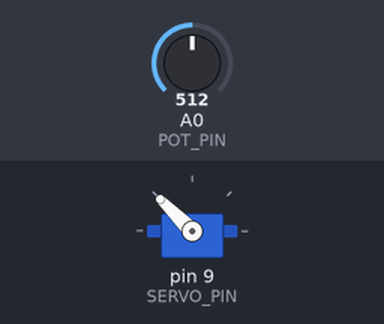
A sketch run on a simulated Arduino Uno, built with avr-gcc and run on an emulated ATmega328P. On the bench: servo. The test bench sets the inputs (shaded band); at power-on: A0 (POT_PIN) = 512. What the sketch prints to the serial monitor is not drawn.

Above: at 2.25 s.
2.3 s: A0 (POT_PIN) set to 716
At 2.45 s:
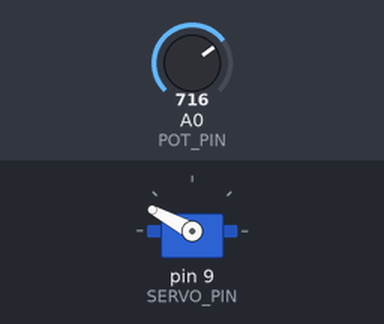
5.3 s: A0 (POT_PIN) set to 900
At 5.45 s:
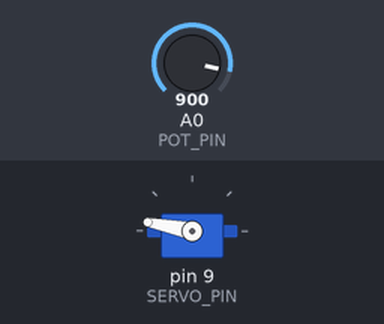
8.3 s: A0 (POT_PIN) set to 1023
At 8.56 s:
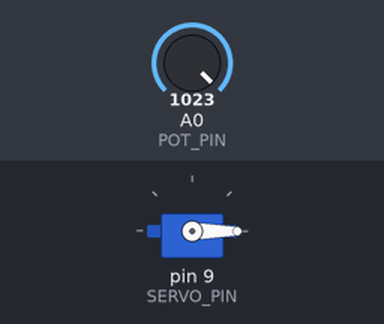
11.3 s: A0 (POT_PIN) set to 511
14.3 s: A0 (POT_PIN) set to 306
Timing chart, 0 to 18.3 s (numbered marks = the images above; inputs shaded):
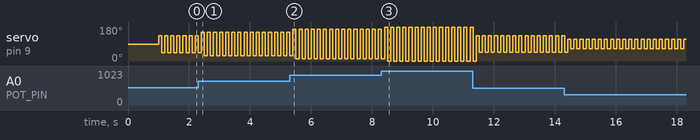

Measured:
- by itself, servo on pin 9 (SERVO_PIN): repeats every 0.20 s: 116° 0.10 s, 64° 0.10 s

The sketch:

ElephantMove____.ino
```cpp
/*
 * ElephantMove
 * 使用可變電阻控制伺服馬達震動幅度
 * 版本：2.0.0
 */

#include <Servo.h>

// 建立伺服馬達物件
Servo elephantServo;

// 定義連接腳位
const int SERVO_PIN = 9;     // 伺服馬達接腳
const int POT_PIN = A0;      // 可變電阻接腳

// 移動參數設定
const int CENTER_POS = 90;    // 中心位置
const int MOVE_DELAY = 100;   // 移動延遲（毫秒）增加延遲以確保安全

void setup() {
  // 初始化串口通訊
  Serial.begin(9600);
  Serial.println(F("震動控制系統初始化中..."));

  // 初始化伺服馬達
  elephantServo.attach(SERVO_PIN);

  // 設定初始位置
  elephantServo.write(CENTER_POS);
  delay(1000);

  Serial.println(F("初始化完成！"));
}

void loop() {
  // 讀取可變電阻值（0-1023）
  int potValue = analogRead(POT_PIN);

  // 將可變電阻值映射為震動範圍（0-90度）
  // 因為要讓震動範圍達到180度，所以單邊最大值設為90度
  int moveRange = map(potValue, 0, 1023, 0, 90);

  // 執行震動
  // 向前擺動（最大可到180度）
  elephantServo.write(CENTER_POS + moveRange);
  delay(MOVE_DELAY);

  // 向後擺動（最小可到0度）
  elephantServo.write(CENTER_POS - moveRange);
  delay(MOVE_DELAY);
} 
```
